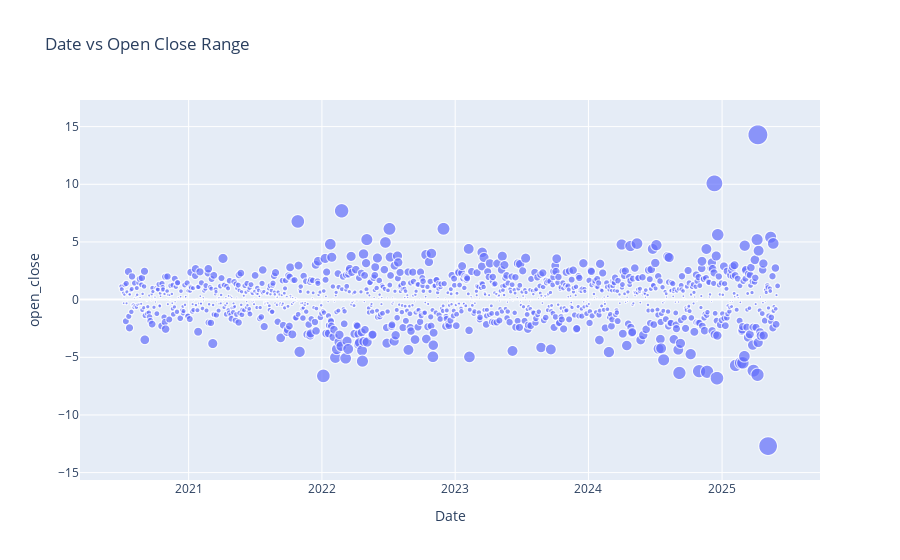

Notebook code for this chart:
### Markdown cell above
>Scatter plot: Open Close Range

### Code cell
# flactuation can be viewed by the size of the data points
w_df=pipe.open_close_range_feature(new_df).dropna()
sizes = np.abs(w_df['open_close'])*100
fig = ex.scatter(w_df,x='Date',y= 'open_close',title='Date vs Open Close Range', size=sizes)

fig.show()

### Figure 1 — Plotly figure (JSON) as saved in the notebook; plotly's stock layout.template omitted (floating-point values rounded to 4 significant figures; data arrays with more than 128 entries replaced by an {"elided": "..."} marker saying what was removed)
{"data": [{"hovertemplate": "Date=%{x}<br>open_close=%{y}<br>size=%{marker.size}<extra></extra>", "legendgroup": "", "marker": {"color": "#636efa", "size": {"elided": "1236 float values"}, "sizemode": "area", "sizeref": 3.573, "symbol": "circle"}, "mode": "markers", "name": "", "showlegend": false, "type": "scattergl", "x": {"elided": "1236 str values"}, "xaxis": "x", "y": {"elided": "1236 float values"}, "yaxis": "y"}], "layout": {"legend": {"itemsizing": "constant", "tracegroupgap": 0}, "title": {"text": "Date vs Open Close Range"}, "xaxis": {"anchor": "y", "domain": [0, 1], "title": {"text": "Date"}}, "yaxis": {"anchor": "x", "domain": [0, 1], "title": {"text": "open_close"}}}}
